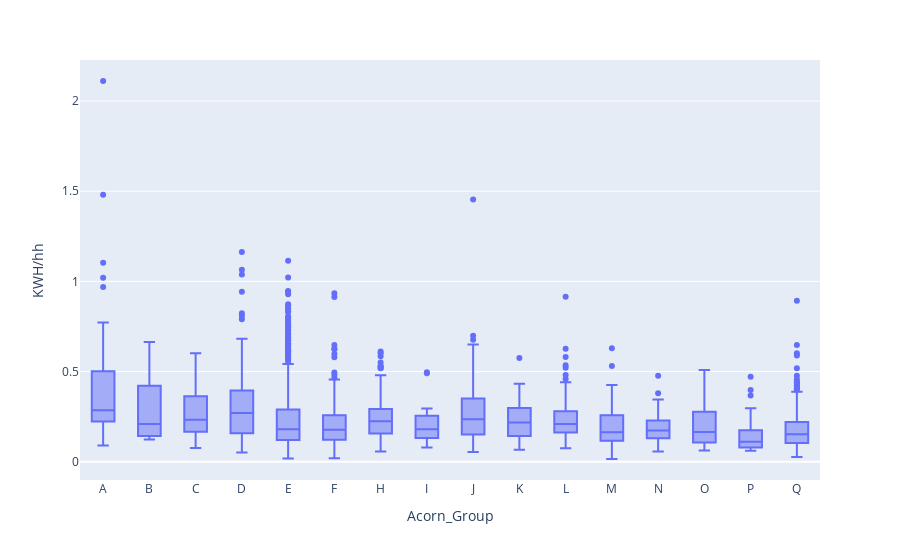

Notebook source saved alongside this figure:
### Code cell
fig = px.box(ovr, x="Acorn_Group", y="KWH/hh", points='outliers', hover_data= ['LCLid'])
fig.show()

### Figure 1 — Plotly figure (JSON) as saved in the notebook; plotly's stock layout.template omitted (floating-point values rounded to 4 significant figures; data arrays with more than 128 entries replaced by an {"elided": "..."} marker saying what was removed)
{"data": [{"alignmentgroup": "True", "boxpoints": "outliers", "customdata": {"elided": "2319x1 str values"}, "hovertemplate": "Acorn_Group=%{x}<br>KWH/hh=%{y}<br>LCLid=%{customdata[0]}<extra></extra>", "legendgroup": "", "marker": {"color": "#636efa"}, "name": "", "notched": false, "offsetgroup": "", "orientation": "v", "showlegend": false, "type": "box", "x": {"elided": "2319 str values"}, "x0": " ", "xaxis": "x", "y": {"elided": "2319 float values"}, "y0": " ", "yaxis": "y"}], "layout": {"boxmode": "group", "legend": {"tracegroupgap": 0}, "margin": {"t": 60}, "xaxis": {"anchor": "y", "domain": [0, 1], "title": {"text": "Acorn_Group"}}, "yaxis": {"anchor": "x", "domain": [0, 1], "title": {"text": "KWH/hh"}}}}
